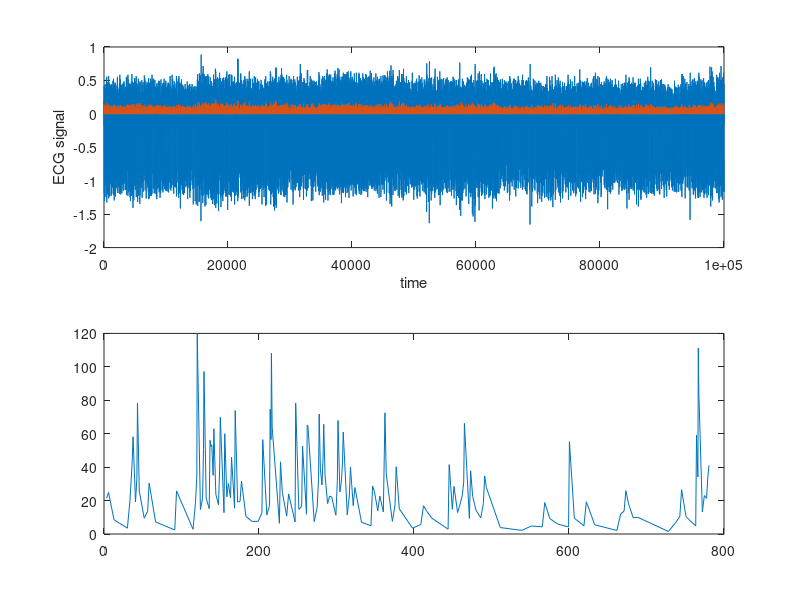

Recreate this plot in MATLAB.
% E1=abs(E1).^2;
load('E1.mat'); 
fs=128;
% E1=E1(5000:5500);

ECG_diff = diff(E1);
ECG_squared = ECG_diff .^ 2;

time1 = (0:length(E1)-1) / fs;

time2 = (0:length(E1)-2) / fs;

window_size = round(0.12 * fs); 
ECG_ma = movmean(ECG_squared, window_size);

threshold = 0.6 * max(ECG_ma); % 60% of the maximum value
[peaks, locs] = findpeaks(ECG_ma, 'MinPeakHeight', threshold, 'MinPeakDistance', round(0.5* fs));

RR_intervals = diff(locs) / fs; 
HR = 60 ./ RR_intervals;
HR_time = time1(locs(2:end));

figure;
subplot(2,1,1);
% plot(time1,E1);
plot(E1)
hold on;
plot(ECG_ma);
% plot(time2,ECG_ma);
% hold off;
xlabel("time");
ylabel("ECG signal");

subplot(2,1,2);
% plot(ECG_ma);
% xlabel("time");
% ylabel("heart rate");

% figure;
plot(HR_time,HR);

